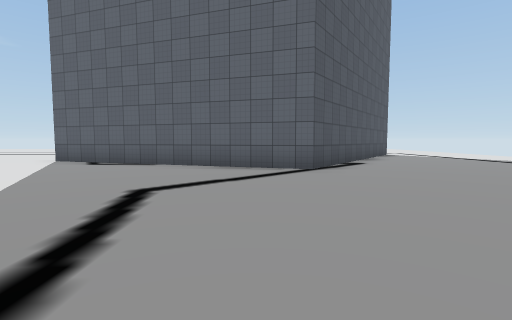
View 1 (above)

24 first-person views from a walk through a Unity game level. The camera is 1.2 m above the floor, tilts 4° down and sees 85° across. The floor is counted in squares, 2 m on a side. Each view is taken from the middle of a square. On the plan, view 1 faces up. The plan holds only what a view shows up to about 9 squares ahead; the rest is blank. The place goes on beyond the plan. Some surface patterns are stand-ins.

View 2
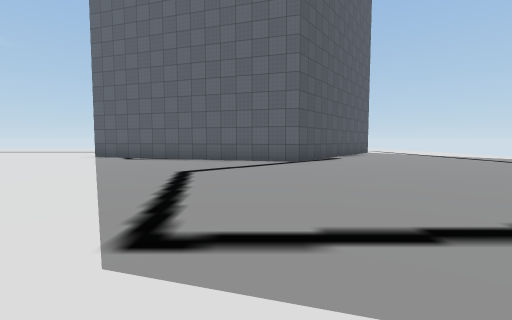

View 3
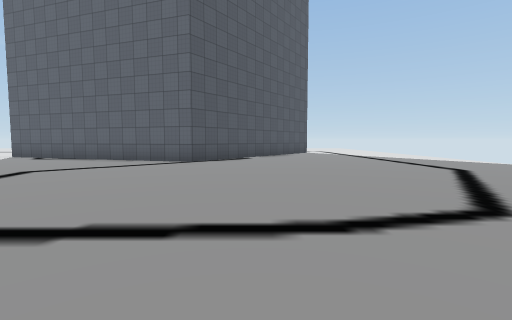

View 4
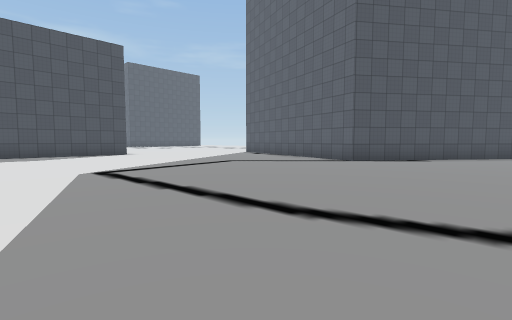

View 5
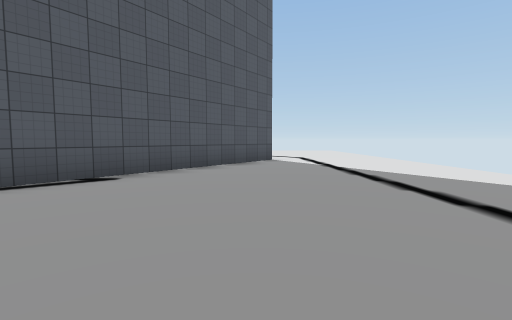

View 6
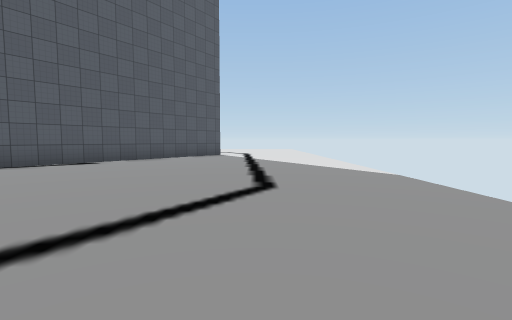

View 7
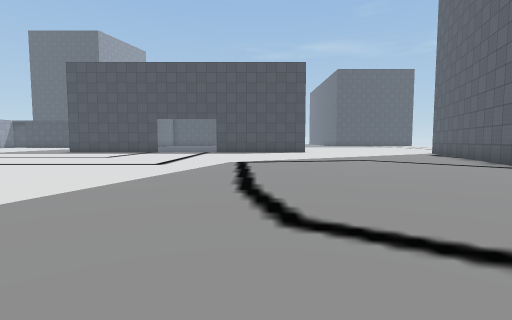

View 8
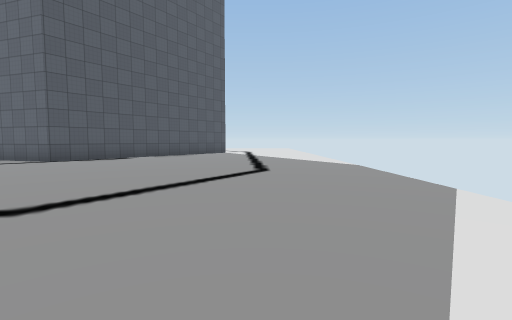

View 9
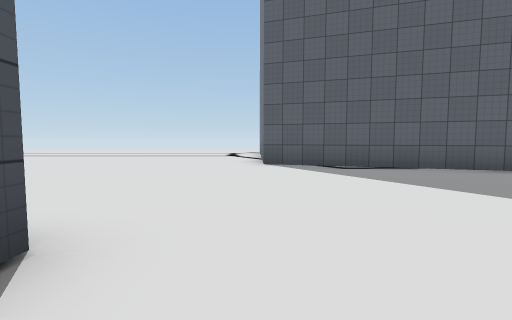

View 10
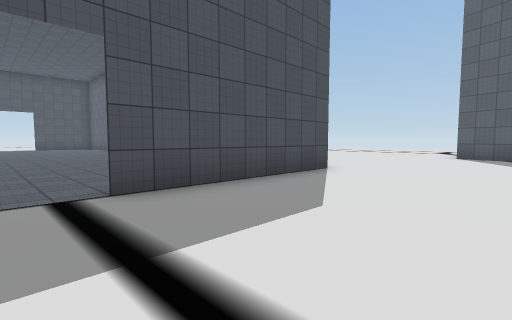

View 11
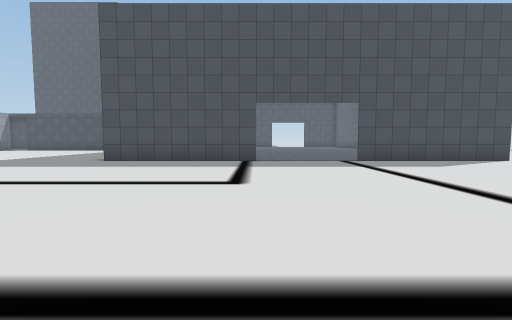

View 12
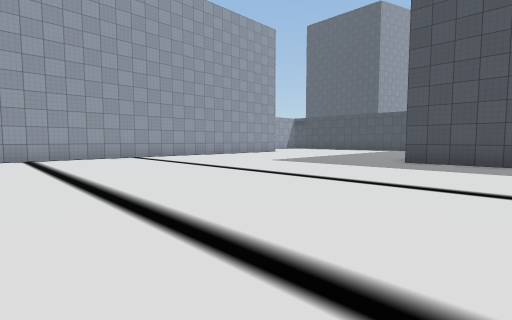

View 13
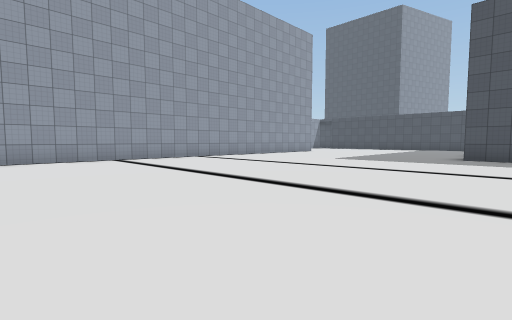

View 14
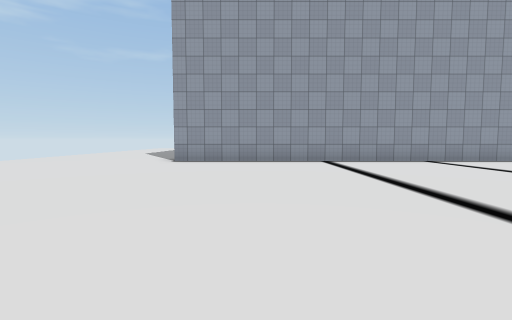

View 15
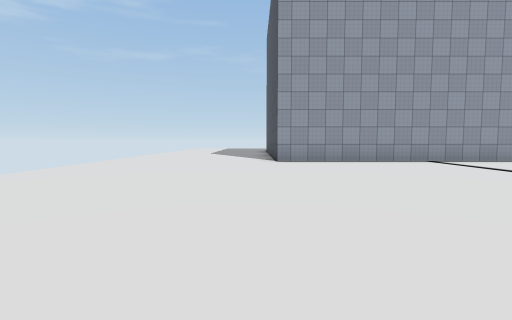

View 16
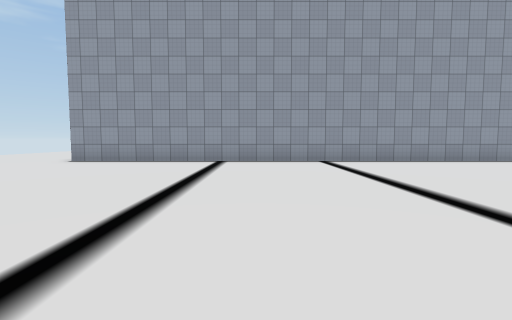

View 17
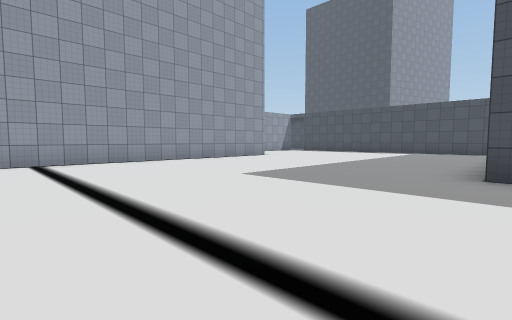

View 18
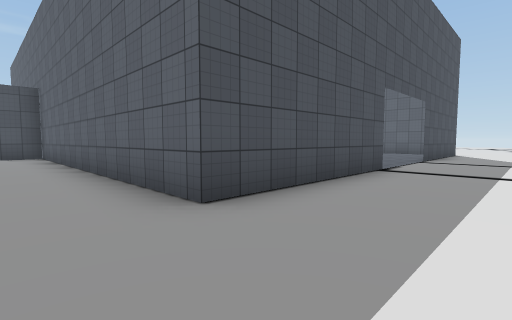

View 19
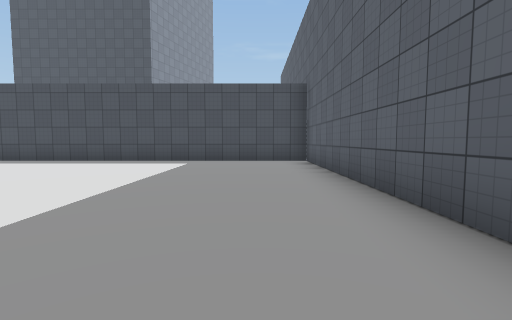

View 20
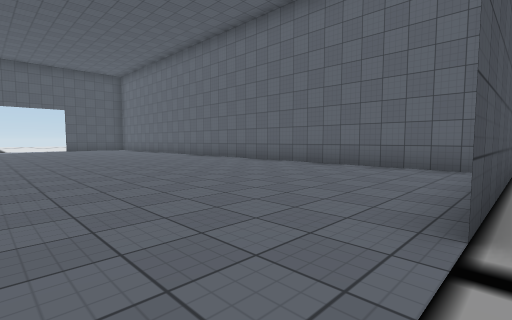

View 21
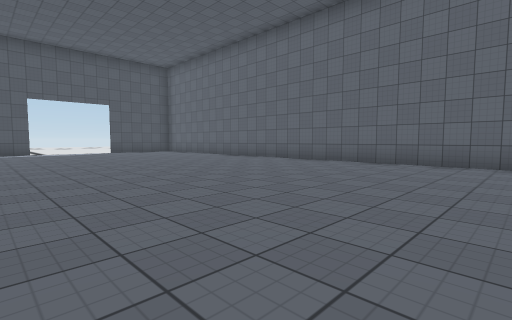

View 22
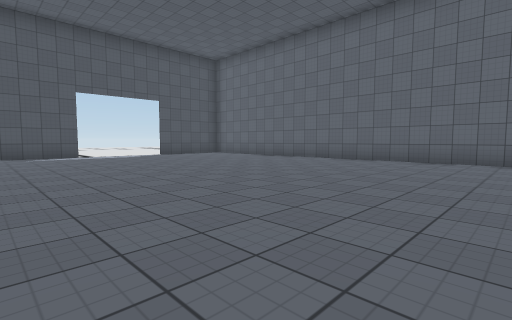

View 23
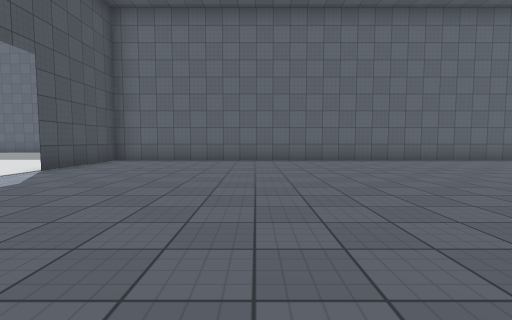

View 24
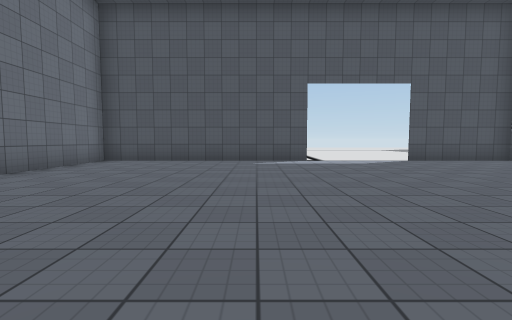

### Floor plan
Points are (right, up) in squares from view 1. A wall is a line through its corners. A room is listed if a view was taken in it or the views show most of it. See-through windows are left out.
Room 1 (views 1, 2, 3, 4, 5, 6, 7, 8, 9, 10, 11, 12, 13, 14, 15, 16, 17, 18, 19, 20)
walls: (-7.2, -4.9) (-7.2, -9.5) (-16.2, -9.5) (-16.2, -17.5); (-7.2, 2.6) (-7.2, -2); (-8.5, -17.1) (4.4, -17.1); (3.9, 9.6) (1.2, 5.8) (-5.8, 8.1)
ways out: opening at (-7, -3) to room 2; opening at (-6, 6)
Room 2 (views 21, 22, 23, 24)
walls: (-25.2, -3.5) (-25.2, -9.5) (-21.9, -9.5); (-7.1, 2.5) (-25.2, 2.5) (-25.2, -0.5)
ways out: opening at (-7, -3) to room 1; opening at (-26, -2)

Positions as (right, up) in squares from view 1, and headings:
1: (0, 0), facing up
2: (0, -2), facing up
3: (3, -2), facing up
4: (5, -2), facing up-left
5: (5, 3), facing up
6: (7, 0), facing up
7: (7, 0), facing left
8: (7, -2), facing up
9: (-6, 1), facing up
10: (-4, -3), facing up-left
11: (1, -5), facing left
12: (1, -7), facing down-left
13: (3, -8), facing down-left
14: (2, -9), facing down
15: (5, -9), facing down
16: (-1, -9), facing down
17: (-2, -9), facing down-left
18: (-5, -11), facing up-left
19: (-8, -11), facing left
20: (-7, -4), facing up-left
21: (-11, -5), facing up-left
22: (-14, -6), facing up-left
23: (-21, -6), facing up
24: (-17, -5), facing left
